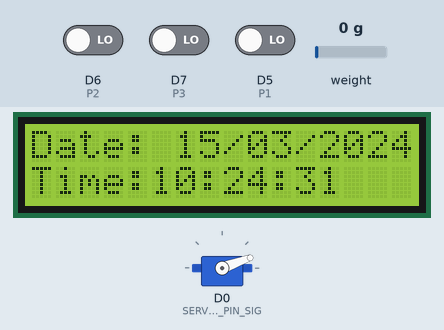
Recording of a sketch running on a simulated ESP8266 (NodeMCU). Parts: 16×2 character LCD, servo. The inputs (shaded band) are chosen by the test bench; at power-on: D5 (P1) LOW, D6 (P2) LOW, D7 (P3) LOW, weight on the scale 0 g. The local clock reads 2024-03-15 10:24:30 at power-on unless the sketch sets it; what the sketch prints to the serial monitor is not drawn.

Above: at 2.3 s.
2.4 s: D5 (P1) driven HIGH
At 2.8 s:
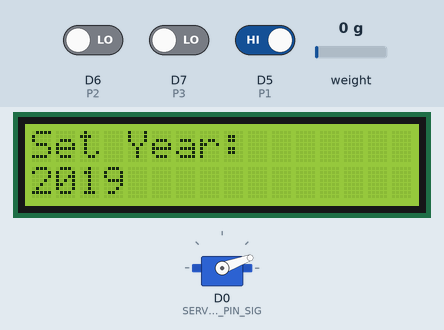
At 4.0 s:
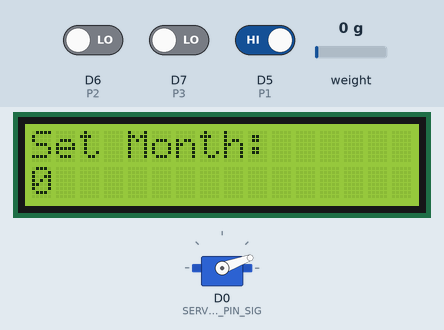
5.9 s: D6 (P2) driven HIGH
At 7.9 s:
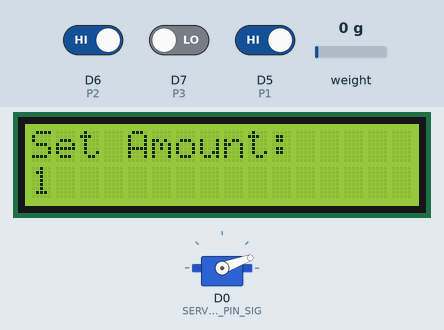
Timing chart, 0 to 9.4 s (numbered marks = the images above; inputs shaded):
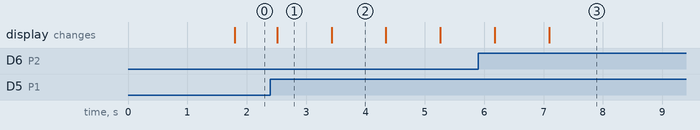

The sketch:

Demo.ino
```cpp
// (licence header left out)
//************libraries**************//
#include <Wire.h>
#include <RTClib.h>
#include <LiquidCrystal_I2C.h>
#include "HX711.h"
#include <Servo.h>


// HX711 circuit wiring
#define SERVO9G_PIN_SIG  16
//************************************//
LiquidCrystal_I2C lcd(0x3F,16,2); // Display  I2C 16 x 2
RTC_DS1307 RTC;
// Scale Settings
const int SCALE_DOUT_PIN = D3;
const int SCALE_SCK_PIN = D4;


// Global variables and defines
const int servo9gRestPosition   = 20;  //Starting position
const int servo9gTargetPosition = 150; //Position when event is detected
// object initialization

HX711 scale;
Servo servo9g;
//************Button*****************//
int P1=D5;
int P2=D6; // Button SET MENU'
int P3=D7; // Button +
int P4=D8; // Button -

//************Variables**************//
int hourupg ;
int minupg;
int yearupg=2019;
int monthupg;
int dayupg;
int menu =0;
//int foodAmount = 100;
bool foodTimeWithAmount[32][24][61];

//Servo servo;

void setup()
{
 // servo.attach(2);
 // servo.write(0);
 int ch1[4] = {0};

   // memset(foodTimeWithAmount, 0, sizeof(foodTimeWithAmount));
  lcd.begin();
  lcd.backlight();
  lcd.clear();

  pinMode(P1,INPUT);
  pinMode(P2,INPUT);
  pinMode(P3,INPUT);

  Serial.begin(115200);
  Wire.begin();
  RTC.begin();
  DateTime now = RTC.now();
  int menu=0;
  if (! RTC.isrunning()) {
    Serial.println("RTC is NOT running!");
    // Set the date and time at compile time
    RTC.adjust(DateTime(__DATE__, __TIME__));
  }
   //RTC.adjust(DateTime(__DATE__, __TIME__)); //removing "//" to adjust the time
    // The default display shows the date and time
  scale.begin(SCALE_DOUT_PIN, SCALE_SCK_PIN);
  scale.set_scale(2280.f);                      // this value is obtained by calibrating the scale with known weights; see the README for details
  scale.tare();                // reset the scale to 0
  servo9g.attach(SERVO9G_PIN_SIG);
  servo9g.write(servo9gRestPosition);
  delay(100);
  servo9g.detach();


}
void DisplayDateTime ()
{
// We show the current date and time
  DateTime now = RTC.now();

  lcd.setCursor(0, 1);
  lcd.print("Time:");
  if (now.hour()<=9)
  {
    lcd.print("0");
  }
  lcd.print(now.hour(), DEC);
  //hourupg=now.hour();
  lcd.print(":");
  if (now.minute()<=9)
  {
    lcd.print("0");
  }
  lcd.print(now.minute(), DEC);
  //minupg=now.minute();
  lcd.print(":");
  if (now.second()<=9)
  {
    lcd.print("0");
  }
  lcd.print(now.second(), DEC);

  lcd.setCursor(0, 0);
  lcd.print("Date: ");
  if (now.day()<=9)
  {
    lcd.print("0");
  }
  lcd.print(now.day(), DEC);
  //dayupg=now.day();
  lcd.print("/");
  if (now.month()<=9)
  {
    lcd.print("0");
  }
  lcd.print(now.month(), DEC);
  //monthupg=now.month();
  lcd.print("/");
  lcd.print(now.year(), DEC);
  //yearupg=now.year();
}

void loop()
{
  DateTime now = RTC.now();
  Servo servo9g;
  //DisplayDateTime();
  float weight = scale.get_units(1);
  Serial.println(String(weight, 2));
  if(weight>=100)
  Serial.print("Sujit");

  scale.power_down();              // put the ADC in sleep mode
  delay(500);
  scale.power_up();
// check if you press the SET button and increase the menu index
  if(digitalRead(P1))
  {
   menu=menu+1;
  }
// in which subroutine should we go?
  if (menu==0)
    {
     DisplayDateTime(); // void DisplayDateTime
    }
  if (menu==1)
    {
    DisplaySetYear();
    }
  if (menu==2)
    {
    DisplaySetMonth();
    }
  if (menu==3)
    {
    DisplaySetDay();
    }
  if (menu==4)
    {
    DisplaySetHour();
    }
  if (menu==5)
    {
    DisplaySetMinute();
    }
  if (menu==6)
    {
//    StoreAgg();
    DisplayAmount();
    menu=0;
    }
    delay(100);
/*
    if ( yearupg == now.year() && monthupg == now.month() && dayupg == now.day() && hourupg == now.hour() && minupg == now.minute()) {
      //ServeFood();
      }
*/
    if (foodTimeWithAmount[now.day()][now.hour()][now.minute()] > 0) {
        //ServeFood();
    }
}


/*void ServeFood() {
  servo.write(90);
  delay(1000);
  servo.write(0);

}*/


void DisplaySetHour()
{
// time setting
  lcd.clear();
  DateTime now = RTC.now();
  if(digitalRead(P2)==HIGH)
  {
    if(hourupg==23)
    {
      hourupg=0;
    }
    else
    {
      hourupg=hourupg+1;
    }
  }
   if(digitalRead(P3)==HIGH)
  {
    if(hourupg==0)
    {
      hourupg=23;
    }
    else
    {
      hourupg=hourupg-1;
    }
  }
  lcd.setCursor(0,0);
  lcd.print("Set time:");
  lcd.setCursor(0,1);
  lcd.print(hourupg,DEC);
  delay(200);
}

void DisplaySetMinute()
{
// Setting the minutes
  lcd.clear();
  if(digitalRead(P2)==HIGH)
  {
    if (minupg==59)
    {
      minupg=0;
    }
    else
    {
      minupg=minupg+1;
    }
  }
   if(digitalRead(P3)==HIGH)
  {
    if (minupg==0)
    {
      minupg=59;
    }
    else
    {
      minupg=minupg-1;
    }
  }
  lcd.setCursor(0,0);
  lcd.print("Set Minutes:");
  lcd.setCursor(0,1);
  lcd.print(minupg,DEC);
  delay(200);
}

void DisplaySetYear()
{
// setting the year
  lcd.clear();
  if(digitalRead(P2)==HIGH)
  {
    yearupg=yearupg+1;
  }
   if(digitalRead(P3)==HIGH)
  {
    yearupg=yearupg-1;
  }
  lcd.setCursor(0,0);
  lcd.print("Set Year:");
  lcd.setCursor(0,1);
  lcd.print(yearupg,DEC);
  delay(200);
}

void DisplaySetMonth()
{
// Setting the month
  lcd.clear();
  if(digitalRead(P2)==HIGH)
  {
    if (monthupg==12)
    {
      monthupg=1;
    }
    else
    {
      monthupg=monthupg+1;
    }
  }
   if(digitalRead(P3)==HIGH)
  {
    if (monthupg==1)
    {
      monthupg=12;
    }
    else
    {
      monthupg=monthupg-1;
    }
  }
  lcd.setCursor(0,0);
  lcd.print("Set Month:");
  lcd.setCursor(0,1);
  lcd.print(monthupg,DEC);
  delay(200);
}

void DisplaySetDay()
{
// Setting the day
  lcd.clear();
  if(digitalRead(P2)==HIGH)
  {
    if (dayupg==31)
    {
      dayupg=1;
    }
    else
    {
      dayupg=dayupg+1;
    }
  }
   if(digitalRead(P3)==HIGH)
  {
    if (dayupg==1)
    {
      dayupg=31;
    }
    else
    {
      dayupg=dayupg-1;
    }
  }
  lcd.setCursor(0,0);
  lcd.print("Set Day:");
  lcd.setCursor(0,1);
  lcd.print(dayupg,DEC);
  delay(200);
}
void DisplayAmount()
{
// Setting the amount
    int foodAmount = foodTimeWithAmount[dayupg][hourupg][minupg];

  lcd.clear();
  if(digitalRead(P2)==HIGH)
  {
    if (foodAmount==0)
    {
      foodAmount=1;
    }
    else
    {
      foodAmount=0;
    }
  }
   if(digitalRead(P3)==HIGH)
  {
    if (foodAmount==0)
    {
      foodAmount=1;
    }
    else
    {
      foodAmount=0;
    }
  }
  lcd.setCursor(0,0);
  lcd.print("Set Amount:");
  lcd.setCursor(0,1);
  lcd.print(foodAmount,DEC);
  delay(5000);
  menu = 0;
  foodTimeWithAmount[dayupg][hourupg][minupg] = foodAmount;
}

/*void StoreAgg()
{
// Variable saving
  lcd.clear();
  lcd.setCursor(0,0);
  lcd.print("SAVING IN");
  lcd.setCursor(0,1);
  lcd.print("PROGRESS");
  //RTC.adjust(DateTime(yearupg,monthupg,dayupg,hourupg,minupg,0));
  delay(200);
}*/
```

Measured:
- after the input at 2.4 s, the display: changes after 0.12 s (image 1)
- what the display in image 1 shows lasts 0.9 s, from 2.5 s to 3.4 s
